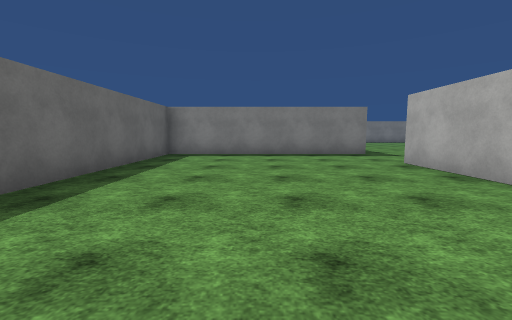
view 1 (above)

15 first-person views from a walk through a Unity game level. The camera is 1.3 m above the floor, tilts 6° down and sees 90° across. The floor is counted in squares, 2 m on a side. Each view is taken from the middle of a square. On the plan, view 1 faces up. The plan holds only what a view shows up to about 9 squares ahead; the rest is blank. The place goes on beyond the plan. The player character is not drawn. Surface patterns are stand-ins for the level's own textures.

view 2
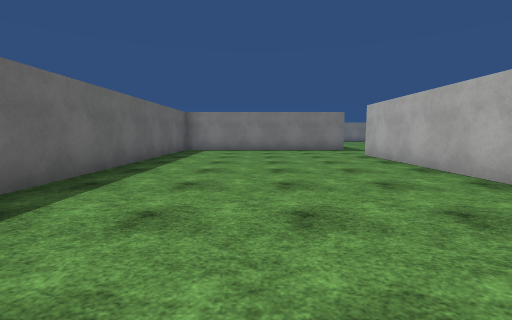

view 3
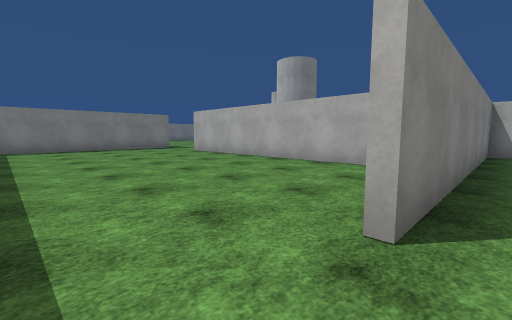

view 4
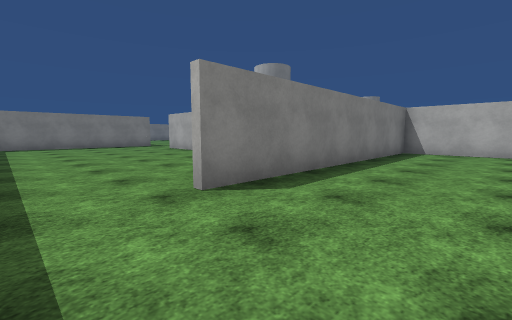

view 5
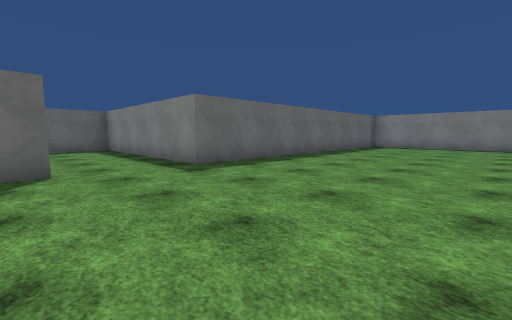

view 6
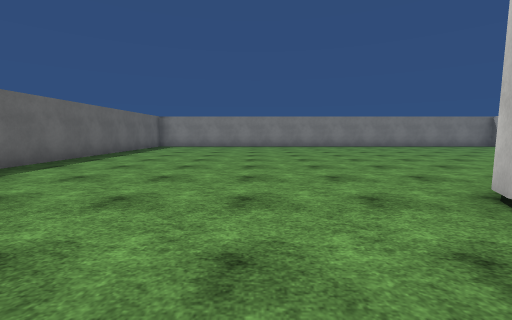

view 7
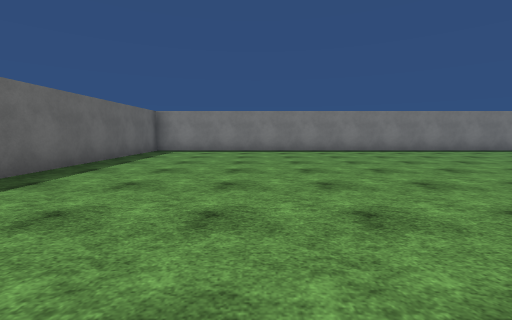

view 8
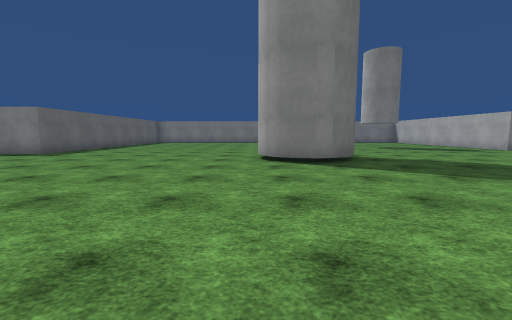

view 9
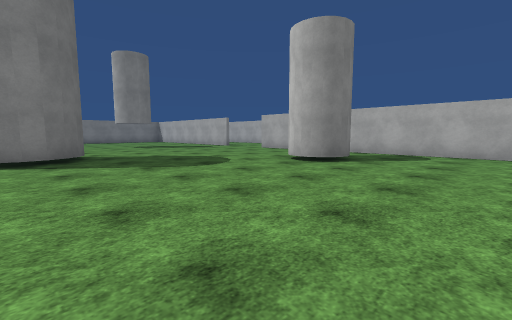

view 10
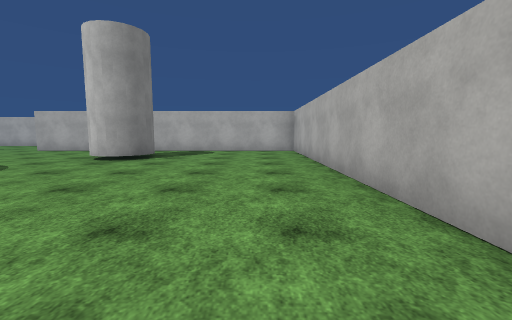

view 11
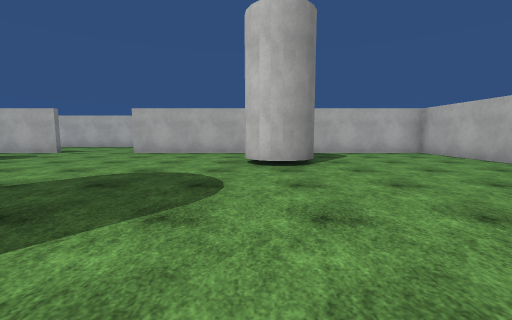

view 12
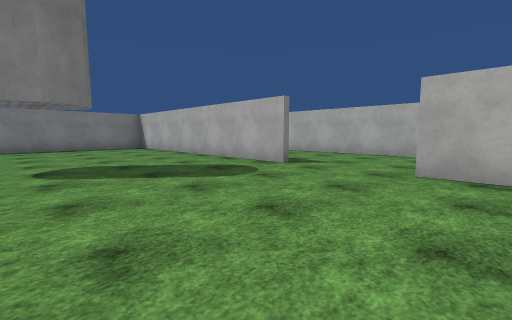

view 13
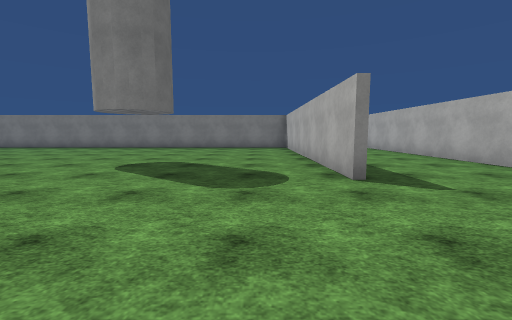

view 14
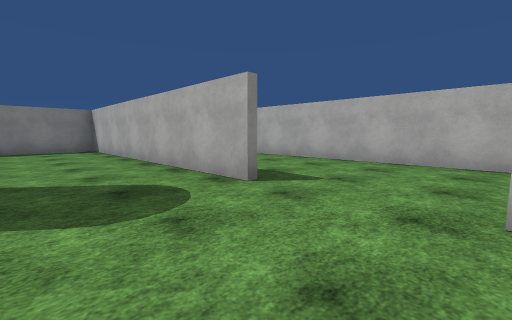

view 15
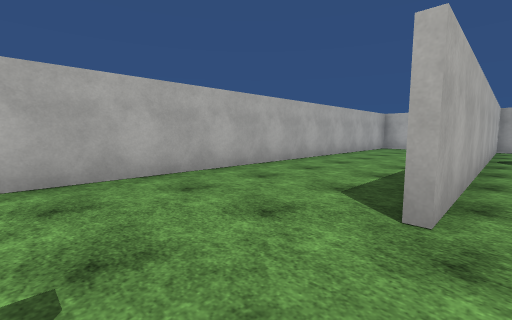

### Floor plan
Points are (right, up) in squares from view 1. A wall is a line through its corners. A room is listed if a view was taken in it or the views show most of it. See-through windows are left out.
Room 1 (views 1, 2)
walls: (3.2, -1) (3.2, 5.5); (3.4, 7.9) (-2.7, 7.9) (-2.7, 0.6)
ways out: opening at (-1.5, -3) to room 2; opening at (3, 6.5) to room 3
Room 2 (views 3, 4)
walls: (7.1, -5.1) (7.1, -2.6) (-0.5, -2.6)
ways out: opening at (-1.5, -3) to room 1
Room 3 (views 5, 6, 7, 8, 9, 10, 11, 12, 13, 14, 15)
walls: (12.5, 6.4) (12.3, 6) (12, 5.7); (12.2, 5.8) (11.3, 5.4) (10.4, 5.8); (11.9, 5.6) (11.1, 5.5); (11.5, 5.5) (10.7, 5.6); (10.1, 7) (10.3, 7.5); (10.6, 5.7) (10.3, 6) (10.1, 6.4); (19.3, 9.4) (19.3, 17.4) (15, 17.4); (3.4, 5.5) (3.4, 4.9); (11.2, -2.4) (19.3, -2.4) (19.3, 7); (8, 17.4) (7.5, 17.4); (22.8, -0.1) (22.8, 15.1); (3.4, 17.1) (3.4, 7.9)
ways out: opening at (3, 6.5) to room 1

Where each view was taken, in squares from view 1:
view 1: 0 up, 0 right, facing up
view 2: 2 down, 0 right, facing up
view 3: 3 down, 2 left, facing up-right
view 4: 5 down, 2 left, facing up-right
view 5: 5 up, 8 right, facing up-left
view 6: 5 up, 8 right, facing up
view 7: 8 up, 7 right, facing up
view 8: 0 up, 10 right, facing up
view 9: 1 down, 11 right, facing up-right
view 10: 1 down, 10 right, facing right
view 11: 3 up, 11 right, facing right
view 12: 6 up, 15 right, facing up-right
view 13: 6 up, 18 right, facing up
view 14: 7 up, 17 right, facing up-right
view 15: 9 up, 19 right, facing down-right
